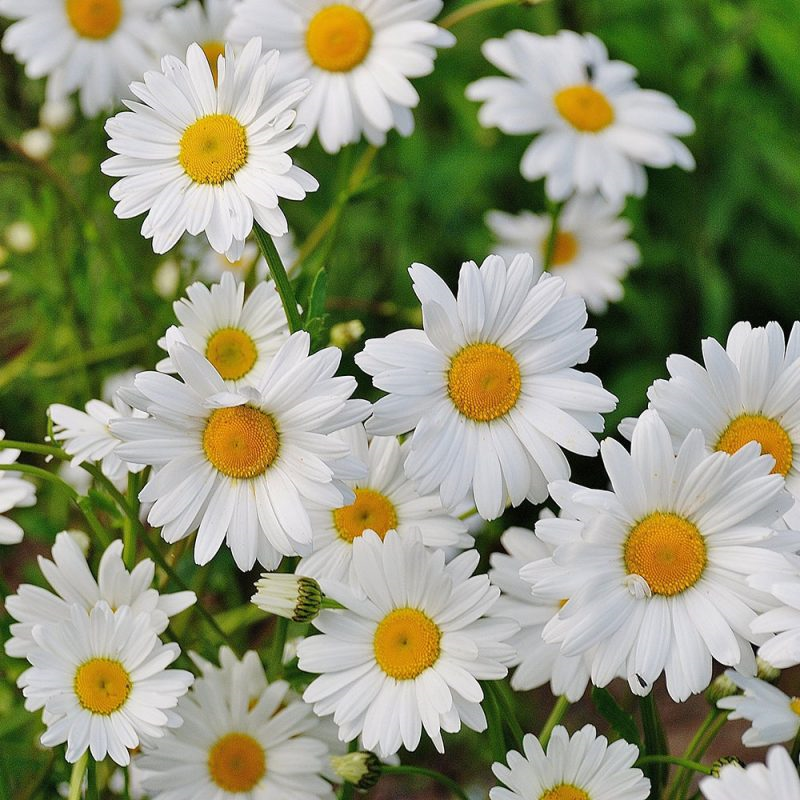
#> input picture Imagens/margaridas.png, 800 x 800 px
$ python particionar_binarizar_imagem.py
#> lines starting #> are read from the running program, lines starting #| are printed output that depends on the picture; after the words box and inside, x2 and y2 are one past the last pixel; in counts of white or black regions, pixels touching at a corner belong together
import cv2
import numpy as np

# carregar a imagem
imagem = cv2.imread("../../Imagens/margaridas.png", cv2.IMREAD_GRAYSCALE)
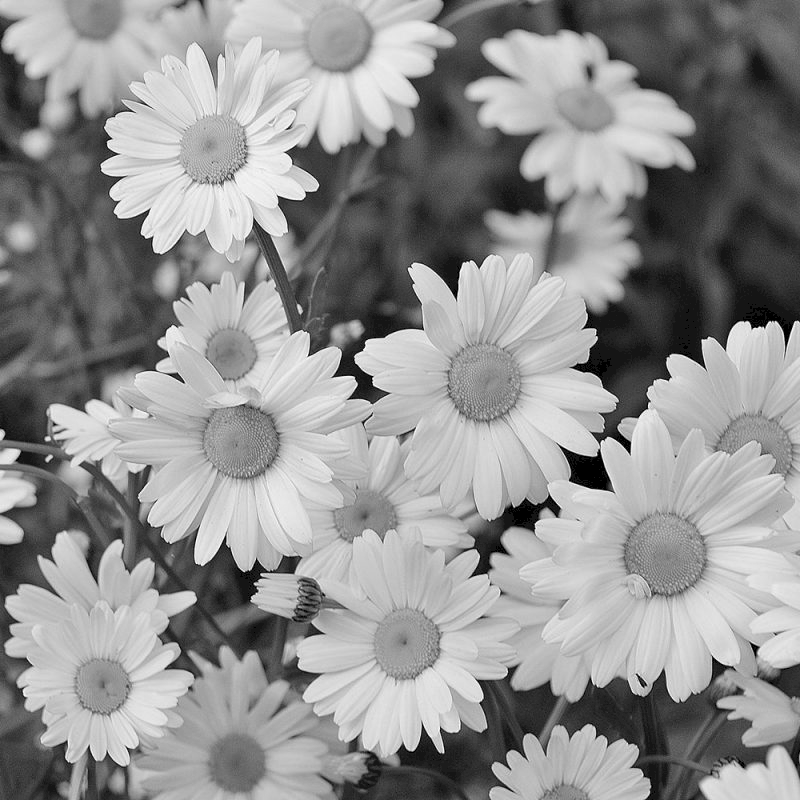
#> imagem: shape (800, 800); min 0, max 255, mean 145.2

# definir o tamanho dos quadrados e as dimensões da imagem
tamanho_quadrado = 100
altura, largura = imagem.shape
#> altura = 800; largura = 800

# função para aplicar a binarização em um quadrado da imagem
def binarizar_quadrado(quadrado):
        _, binarizado = cv2.threshold(quadrado, 128, 255, cv2.THRESH_BINARY)
        return binarizado

# loop para particionar a imagem em quadrados e aplicar a binarização
for y in range(0, altura, tamanho_quadrado):
    for x in range(0, largura, tamanho_quadrado):
        quadrado = imagem[y:y+tamanho_quadrado, x:x+tamanho_quadrado]
        quadrado_binarizado = binarizar_quadrado(quadrado)
        imagem[y:y+tamanho_quadrado, x:x+tamanho_quadrado] = quadrado_binarizado
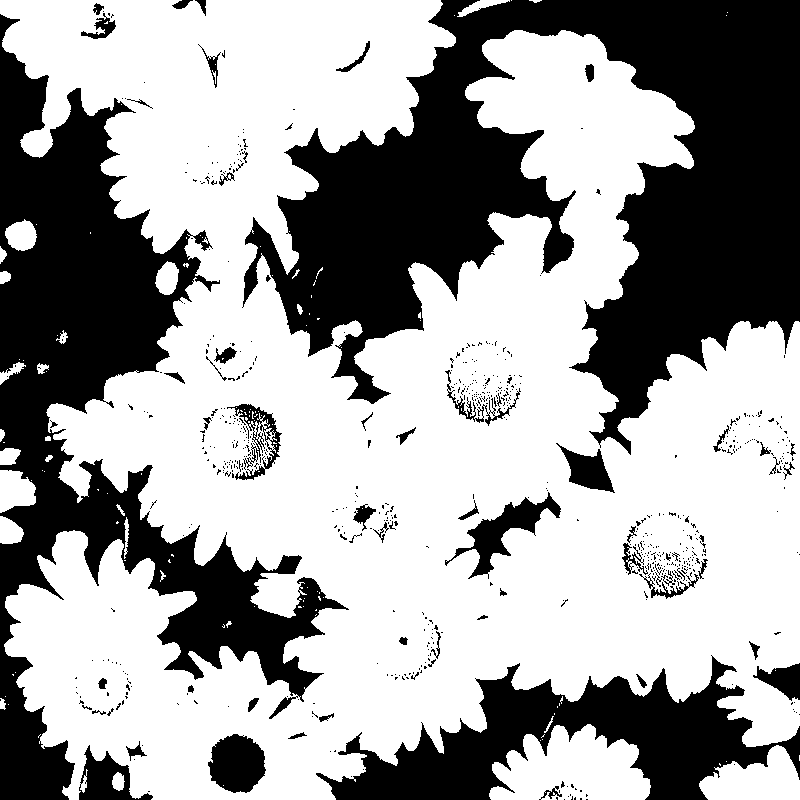
#> imagem: shape (800, 800); 62.7% white; 671 black regions (606 under 20 px), largest, box (x1, y1, x2, y2) and area: (242, 0, 800, 455) 115409, (0, 14, 349, 800) 78071, (316, 655, 800, 800) 27983
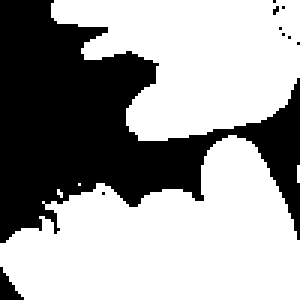
#> quadrado: shape (100, 100) (shown 3 times larger); 62.6% white; 10 black regions (8 under 20 px), largest, box (x1, y1, x2, y2) and area: (0, 0, 100, 81) 3681, (0, 89, 8, 100) 45

# armazenar imagem

cv2.imwrite("imagem_particionada_binarizada.png",imagem )
